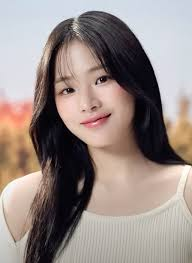
#> input picture temp/cv/pic/1.jpg, 192 x 263 px
$ python -i load_meta_cnn.py   (imports and definitions only)
#> lines starting #> are read from the running program, lines starting #| are printed output that depends on the picture
import os
import tensorflow as tf
import cv2
import numpy as np
import csv
import tqdm
from tensorflow.keras import layers, regularizers, initializers

#====================#
#  路径参数（已修改）  #
#====================#
# CSV 文件名
csv_file_name = 'fer2013.csv'
# CSV 文件绝对路径
csv_path = r"A:\projectcode\emotiondect\data\fer2013\fer2013.csv"

# TFRecord 等文件所属文件夹
data_folder_name = r"A:\projectcode\emotiondect\emotion_classifier-master\emotion_classifier_tensorflow_version\temp"
data_path_name = 'cv'  # 子文件夹名
pic_path_name = 'pic'
cv_path_name = 'fer2013'

# 模型文件及其位置
model_path = r"A:\projectcode\emotiondect\emotion_classifier-master\pic\model\keras_model\model_weight.h5"
casc_name = 'haarcascade_frontalface_alt.xml'

# 中间路径组合
cv_path = os.path.join(data_folder_name, data_path_name, cv_path_name)
casc_path = os.path.join(data_folder_name, data_path_name, casc_name)
pic_path = os.path.join(data_folder_name, data_path_name, pic_path_name)

#====================#
#     其他参数设置    #
#====================#
channel = 1
default_height = 48
default_width = 48
confusion_matrix = False
use_advanced_method = True
emotion_labels = ['angry', 'disgust:', 'fear', 'happy', 'sad', 'surprise', 'neutral']
num_class = len(emotion_labels)

# 定义 LocalResponseNormalization 层
class LocalResponseNormalization(layers.Layer):
    # [15 lines left out: functions __init__, call, not called in this run]

# 定义 CNNModel 类
class CNNModel(tf.keras.Model):
    def __init__(self, num_tags=7, hidden_dim=1024, optimizer='Adam', learning_rate=0.001):
        super(CNNModel, self).__init__()
        self.num_tags = num_tags
        self.learning_rate = learning_rate
        self.hidden_dim = hidden_dim
        self.initializer = initializers.GlorotUniform()
        self.l2_reg = regularizers.l2(0.001)

        self.conv_feature = [32, 32, 32, 64]
        self.conv_size = [1, 5, 3, 5]
        self.maxpool_size = [None, 3, 3, 3]
        self.maxpool_stride = [None, 2, 2, 2]

        self.conv1 = layers.Conv2D(filters=self.conv_feature[0], kernel_size=self.conv_size[0], padding='same', activation='relu', kernel_initializer=self.initializer, kernel_regularizer=self.l2_reg)
        self.lrn1 = LocalResponseNormalization()
        self.conv2 = layers.Conv2D(filters=self.conv_feature[1], kernel_size=self.conv_size[1], padding='same', activation='relu', kernel_initializer=self.initializer, kernel_regularizer=self.l2_reg)
        self.maxpool2 = layers.MaxPooling2D(pool_size=self.maxpool_size[1], strides=self.maxpool_stride[1], padding='same')
        self.lrn2 = LocalResponseNormalization()
        self.conv3 = layers.Conv2D(filters=self.conv_feature[2], kernel_size=self.conv_size[2], padding='same', activation='relu', kernel_initializer=self.initializer, kernel_regularizer=self.l2_reg)
        self.maxpool3 = layers.MaxPooling2D(pool_size=self.maxpool_size[2], strides=self.maxpool_stride[2], padding='same')
        self.lrn3 = LocalResponseNormalization()
        self.conv4 = layers.Conv2D(filters=self.conv_feature[3], kernel_size=self.conv_size[3], padding='same', activation='relu', kernel_initializer=self.initializer, kernel_regularizer=self.l2_reg)
        self.maxpool4 = layers.MaxPooling2D(pool_size=self.maxpool_size[3], strides=self.maxpool_stride[3], padding='same')
        self.lrn4 = LocalResponseNormalization()

        self.flatten = layers.Flatten()
        self.dense1 = layers.Dense(hidden_dim * 2, activation='relu', kernel_initializer=self.initializer, kernel_regularizer=self.l2_reg)
        self.dropout1 = layers.Dropout(0.5)
        self.dense2 = layers.Dense(hidden_dim, activation='relu', kernel_initializer=self.initializer, kernel_regularizer=self.l2_reg)
        self.dropout2 = layers.Dropout(0.5)
        self.out = layers.Dense(num_tags, activation=None, kernel_initializer=self.initializer, kernel_regularizer=self.l2_reg)

        if optimizer == 'Momentum':
            self.optimizer = tf.keras.optimizers.SGD(learning_rate=self.learning_rate, momentum=0.9)
        elif optimizer == 'SGD':
            self.optimizer = tf.keras.optimizers.SGD(learning_rate=self.learning_rate)
        else:
            self.optimizer = tf.keras.optimizers.Adam(learning_rate=self.learning_rate)

    # [19 lines left out: function call, not called in this run]

# 创建模型并加载权重
# [1 line that did not run here, left out]
# [2 lines not run here, left out]

# 定义预测函数
@tf.function
def predict_logits(inputs, training=False):
    return model(inputs, training=training)

def advance_image(images_):
    rsz_img = []
    rsz_imgs = []
    for image_ in images_:
        rsz_img.append(image_)
    rsz_imgs.append(np.array(rsz_img))
    rsz_img = []
    for image_ in images_:
        cropped = image_[2:45, :]
        rsz_img.append(np.reshape(cv2.resize(cropped, (default_height, default_width)), [default_height, default_width, channel]))
    rsz_imgs.append(np.array(rsz_img))
    rsz_img = []
    for image_ in images_:
        flipped = cv2.flip(image_, 1)
        rsz_img.append(np.reshape(cv2.resize(flipped, (default_height, default_width)), [default_height, default_width, channel]))
    rsz_imgs.append(np.array(rsz_img))
    return rsz_imgs

def produce_result(images_):
    images_ = np.multiply(np.array(images_), 1. / 255)  # 归一化
    if use_advanced_method:
        rsz_imgs = advance_image(images_)
    else:
        rsz_imgs = [images_]
    pred_logits_ = []
    for rsz_img in rsz_imgs:
        logits = predict_logits(rsz_img, training=False)
        pred_logits_.append(tf.nn.softmax(logits).numpy())
    return np.sum(pred_logits_, axis=0)

# [23 lines left out: functions produce_results, produce_confusion_matrix, not called in this run]

def predict_emotion(image_):
    image_ = cv2.resize(image_, (default_height, default_width))
    image_ = np.reshape(image_, [-1, default_height, default_width, channel])
    return produce_result(image_)[0]

# [14 lines left out: function face_detect, not called in this run]

# [66 lines not run here, left out]

>>> import cv2
>>> picture = cv2.imread('../temp/cv/pic/1.jpg')
#> picture is the input picture: shape (263, 192, 3); mean B, G, R 134.4, 138.9, 151.8
>>> result = predict_emotion(picture)
#> in predict_emotion, `image_ = cv2.resize(image_, (default_height, default_width))`:
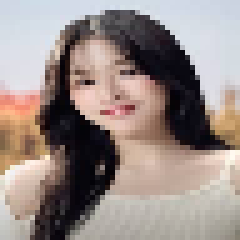
#> image_: shape (48, 48, 3) (shown 5 times larger); mean of channels 0, 1, 2 134.3, 138.8, 151.7; drawn as B, G, R
#> the loop in advance_image, `for image_ in images_:` made 3 passes
#> after the loop in advance_image, `for image_ in images_:`: rsz_img = 3 items
#> the loop in advance_image, `for image_ in images_:` made 3 passes
#> pass 1, in advance_image, `cropped = image_[2:45, :]`:
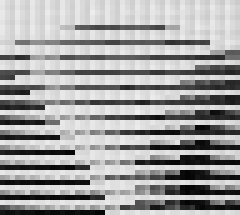
#> cropped: shape (43, 48, 1) float64 (shown 5 times larger); min 0.0118, max 0.937, mean 0.635
#> pass 2, in advance_image, `cropped = image_[2:45, :]`:
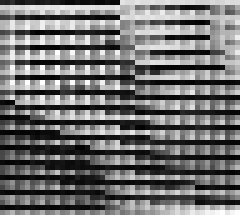
#> cropped: shape (43, 48, 1) float64 (shown 5 times larger); min 0, max 1, mean 0.439
#> pass 3, in advance_image, `cropped = image_[2:45, :]`:
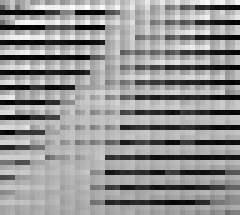
#> cropped: shape (43, 48, 1) float64 (shown 5 times larger); min 0.00784, max 0.996, mean 0.579
#> the loop in advance_image, `for image_ in images_:` made 3 passes
#> pass 1, in advance_image, `flipped = cv2.flip(image_, 1)`:
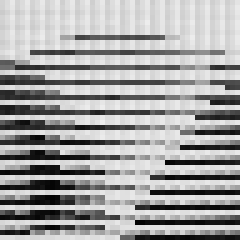
#> flipped: shape (48, 48) float64 (shown 5 times larger); min 0.0118, max 0.937, mean 0.64
#> pass 2, in advance_image, `flipped = cv2.flip(image_, 1)`:
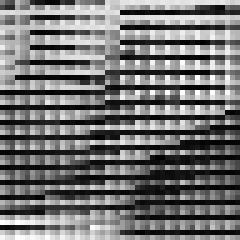
#> flipped: shape (48, 48) float64 (shown 5 times larger); min 0, max 1, mean 0.452
#> pass 3, in advance_image, `flipped = cv2.flip(image_, 1)`:
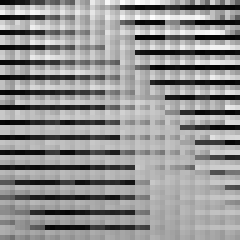
#> flipped: shape (48, 48) float64 (shown 5 times larger); min 0.00784, max 1, mean 0.574
#> the loop in produce_result, `for rsz_img in rsz_imgs:` made 1 pass
#> after the loop in produce_result, `for rsz_img in rsz_imgs:`: pred_logits_ = []
#> (the run stopped early here; a loop or call above may not have finished)
